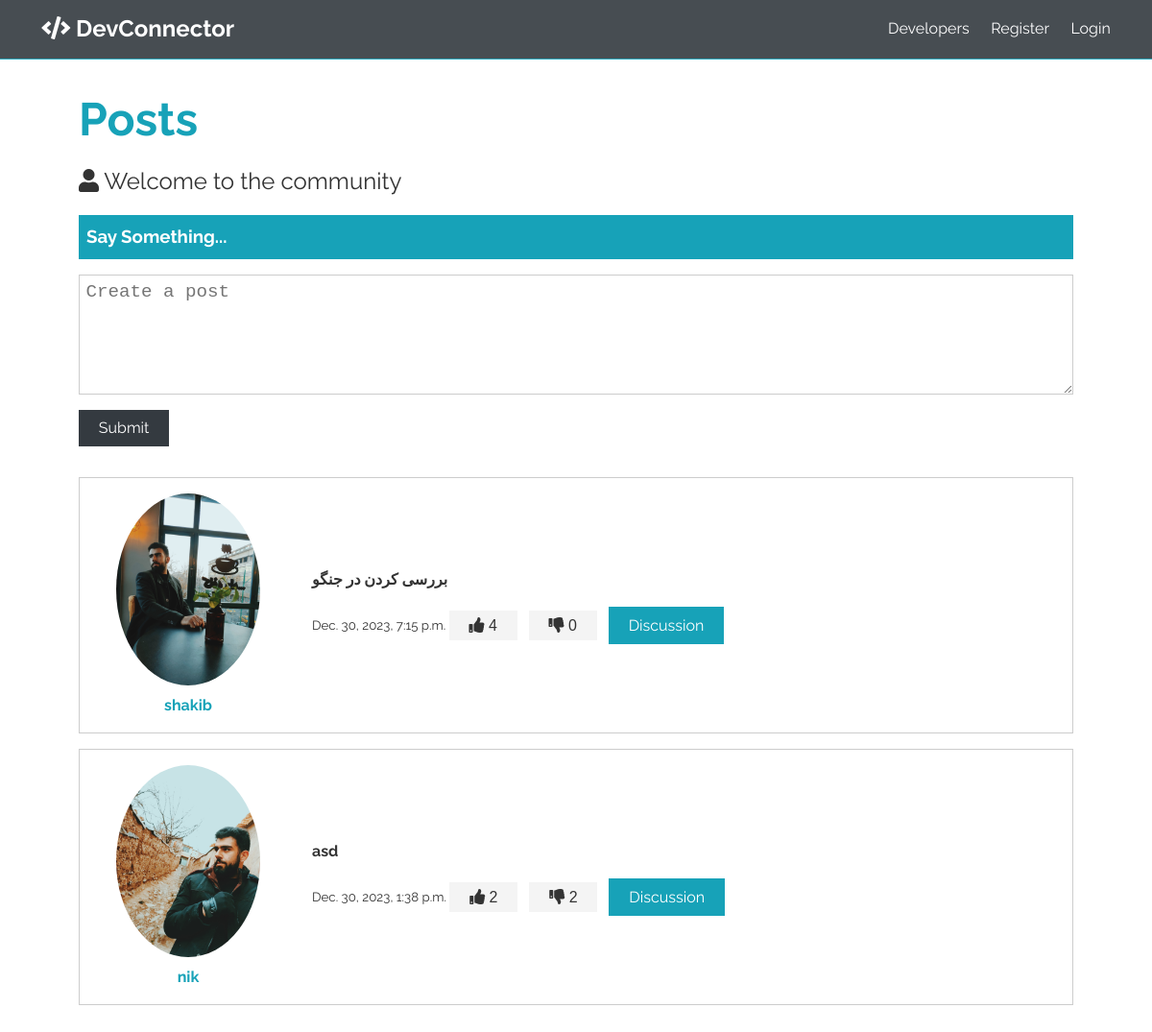
/posts/, run on the app's committed database.
### blog/models.py (models this page shows, shortened)
class Posts(models.Model):
    author = models.ForeignKey(Userprofile, on_delete=models.CASCADE)
    title = models.CharField(max_length=50)
    slug = models.SlugField(max_length = 300 , blank = True)
    body = models.TextField()
    created_at = models.DateTimeField(auto_now_add=True)
    updated_at = models.DateTimeField(auto_now=True)
    like = models.ManyToManyField(Userprofile, related_name= 'post_like' , null= True, blank = True)
    dislike = models.ManyToManyField(Userprofile, related_name= 'post_dislike', null = True, blank = True)
    def get_absolute_url(self):
        return reverse("post", kwargs={"slug": self.slug})

### accounts/models.py (models this page shows)
class Userprofile(models.Model):
    bio = models.CharField(max_length=50)
    user = models.OneToOneField(User, on_delete=models.CASCADE)
    picture = models.ImageField(upload_to='profile_picture', default= 'default_profile_picture.png')
    def get_absolute_url(self):
        return reverse("profile", kwargs={"pk" : self.pk})

### blog/views.py (the view)
# urls.py: path('posts/', views.posts, name = 'posts'),
def posts (requets):
    blog_post = Posts.objects.all().order_by("-created_at")[:10]
    return render(requets, 'blog/posts.html', {'blog_post':blog_post})

### blog/templates/blog/posts.html (shortened to what this page needs)
{% extends "base.html" %}
{% load static %}
    {% block content %}
    <section class="container">
      <h1 class="large text-primary">
        Posts
      </h1>
      <p class="lead"><i class="fas fa-user"></i> Welcome to the community</p>
      <div class="post-form">
        <div class="post-form-header bg-primary">
          <h3>Say Something...</h3>
        </div>
        <form class="form my-1">
          <textarea cols="30" rows="5" placeholder="Create a post"></textarea>
          <input type="submit" value="Submit" class="btn btn-dark my-1" />
        </form>
        {% for posts in blog_post %}
        <div class="posts">
          <div class="post bg-white my-1 p-1">
            <div>
              <a href="{{posts.author.get_absolute_url}}">
                <img
                  class="round-img"
                  src= "{{posts.author.picture.url}}"
                  alt="aasdasda"
                />
                <h4>{{ posts.author.user.username}}</h4>
              </a>
            </div>
            <div>
              <h4>{{ posts.title }} </h4>
              <small> {{ posts.created_at }} </small>
              <button class="btn">
                <i class="fas fa-thumbs-up"></i> <span> {{ posts.like.count }}</span>
              </button>
              <button class="btn">
                <i class="fas fa-thumbs-down"></i> <span> {{ posts.dislike.count }} </span>
              </button>
              <a href= "{{ posts.get_absolute_url }}" class="btn btn-primary">
                Discussion
              </a>
            </div>
          </div>
          {% endfor %}
    {% endblock content %}

### templates/base.html (shortened to what this page needs)
{% load static %}
<!DOCTYPE html>
<html lang="en">
  <head>
    <link
      rel="stylesheet"
      href="https://use.fontawesome.com/releases/v5.8.1/css/all.css"
    />
    <link rel="stylesheet" href="{% static "accounts/css/style.min.css" %}" />
  </head>
  <body>
    {% include "_navbar.html" %}
    {% block content %}
    {% endblock content %}
  </body>

### templates/_navbar.html
{% if request.user.is_authenticated %}
<nav class="navbar bg-dark">
    <h1>
      <a href= "{% url 'dashboard' %}"> <i class="fas fa-code"></i> DevConnector </a>
    </h1>
    <ul>
      <li><a href="{{ user_profile.get_absolute_url }}">Developers</a></li>
      <li><a href="{% url 'posts' %}">Posts</a></li>
      <li>
        <a href="{% url 'dashboard' %}">
          <i class="fas fa-user"></i>
          <span class="hide-sm"> Dashboard</span></a
        >
      </li>
      <li>
        <a href="{% url 'logout' %}">
          <i class="fas fa-sign-out-alt"></i>
          <span class="hide-sm"> Logout</span></a
        >
      </li>
    </ul>
  </nav>
{% else %}
<nav class="navbar bg-dark">
    <h1>
      <a href="{% url 'dashboard' %}"> <i class="fas fa-code"></i> DevConnector </a>
    </h1>
    <ul>
      <li><a href="{{ user_profile.get_absolute_url }}">Developers</a></li>
      <li><a href="{% url 'register' %}">Register</a></li>
      <li><a href="{% url 'login' %}">Login</a></li>
    </ul>
  </nav>
{% endif %}

### data on the page
Posts: author.picture (picture), author.user.username "shakib", title "بررسی کردن در جنگو", created_at "Dec. 30, 2023, 7:15 p.m.", like.count "4", dislike.count "0"
Posts: author.picture (picture), author.user.username "nik", title "asd", created_at "Dec. 30, 2023, 1:38 p.m.", like.count "2", dislike.count "2"
